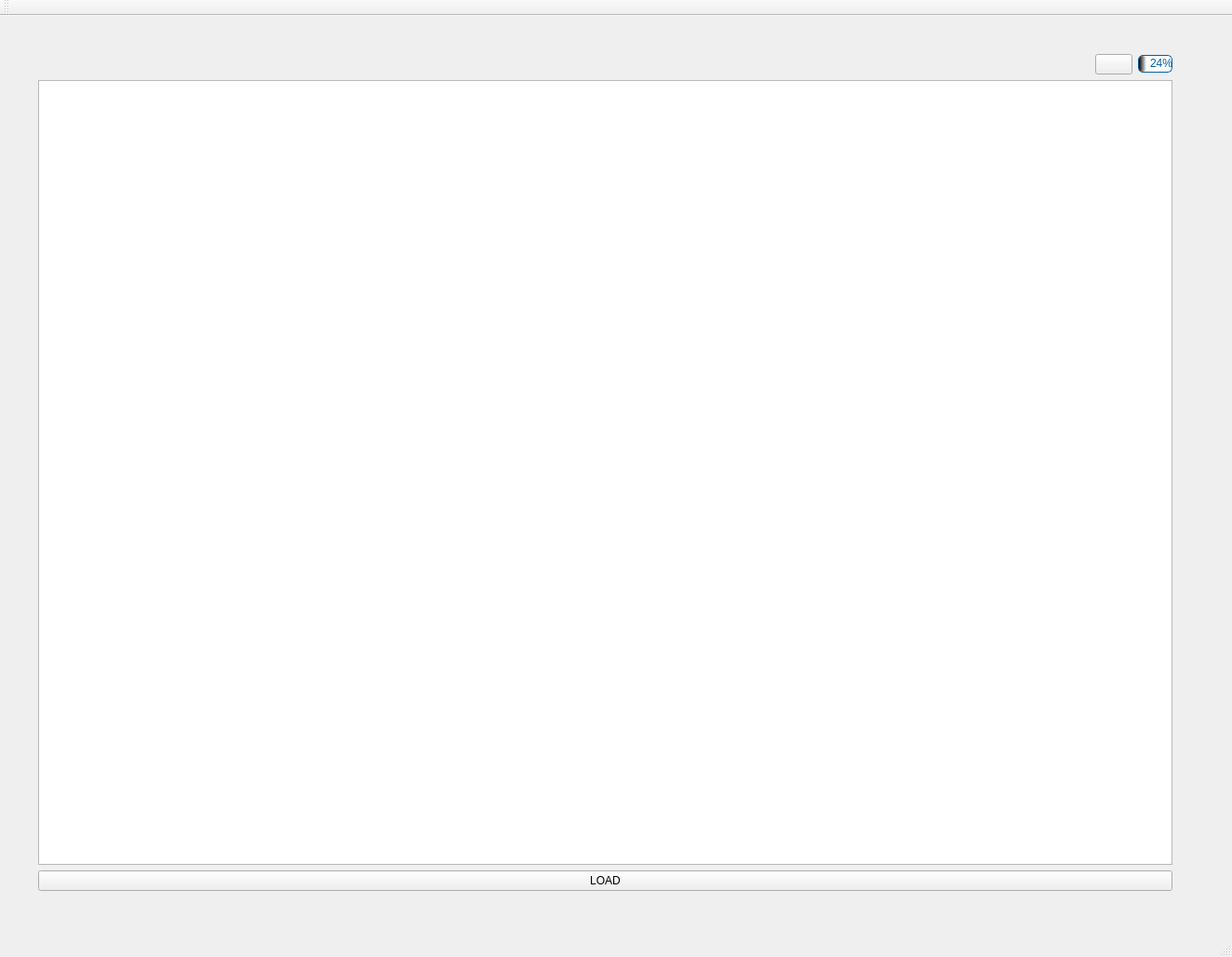
<?xml version="1.0" encoding="UTF-8"?>
<ui version="4.0">
 <class>MainWindow</class>
 <widget class="QMainWindow" name="MainWindow">
  <property name="geometry">
   <rect>
    <x>0</x>
    <y>0</y>
    <width>1324</width>
    <height>1028</height>
   </rect>
  </property>
  <property name="windowTitle">
   <string>MainWindow</string>
  </property>
  <widget class="QWidget" name="centralWidget">
   <widget class="QWidget" name="layoutWidget">
    <property name="geometry">
     <rect>
      <x>30</x>
      <y>30</y>
      <width>1241</width>
      <height>921</height>
     </rect>
    </property>
    <layout class="QVBoxLayout" name="verticalLayout">
     <item>
      <layout class="QHBoxLayout" name="horizontalLayout_2"/>
     </item>
     <item>
      <layout class="QHBoxLayout" name="horizontalLayout">
       <item>
        <spacer name="horizontalSpacer_2">
         <property name="orientation">
          <enum>Qt::Horizontal</enum>
         </property>
         <property name="sizeType">
          <enum>QSizePolicy::MinimumExpanding</enum>
         </property>
         <property name="sizeHint" stdset="0">
          <size>
           <width>40</width>
           <height>20</height>
          </size>
         </property>
        </spacer>
       </item>
       <item>
        <widget class="QPushButton" name="Icon_PB">
         <property name="text">
          <string/>
         </property>
        </widget>
       </item>
       <item>
        <widget class="QProgressBar" name="progressBar">
         <property name="sizePolicy">
          <sizepolicy hsizetype="Maximum" vsizetype="Fixed">
           <horstretch>0</horstretch>
           <verstretch>0</verstretch>
          </sizepolicy>
         </property>
         <property name="styleSheet">
          <string notr="true">QProgressBar
{
width: 35px;
height:17px;
radius:7px;
border: solid rgb(0,93,168);
 background: qlineargradient(
       x1:0, y1:0, x2:0, y2:1,
       stop:0 #f9f9f9,
       stop: 0.5 #c6c6c6,
       stop: 0.6 #dfdfdf,
       stop:1 #f9f9f9 );
  border-style: solid;
  border-width: 1px;
  border-radius: 5px;
  color: rgb(0, 93, 168);
text-align: right;
margin-right: 9ex;
}
QProgressBar::chunk:horizontal {
background: qlineargradient(x1: 0, y1: 0.5, x2: 1, y2: 0.5, stop: 0 rgb(0,0,0), stop: 1 white);
 border-radius: 4px;
;
} </string>
         </property>
         <property name="value">
          <number>24</number>
         </property>
        </widget>
       </item>
      </layout>
     </item>
     <item>
      <widget class="QGraphicsView" name="graphicsView"/>
     </item>
     <item>
      <widget class="QPushButton" name="Load_PB">
       <property name="text">
        <string>LOAD</string>
       </property>
      </widget>
     </item>
    </layout>
   </widget>
  </widget>
  <widget class="QMenuBar" name="menuBar">
   <property name="geometry">
    <rect>
     <x>0</x>
     <y>0</y>
     <width>1324</width>
     <height>21</height>
    </rect>
   </property>
  </widget>
  <widget class="QToolBar" name="mainToolBar">
   <attribute name="toolBarArea">
    <enum>TopToolBarArea</enum>
   </attribute>
   <attribute name="toolBarBreak">
    <bool>false</bool>
   </attribute>
  </widget>
  <widget class="QStatusBar" name="statusBar"/>
 </widget>
 <layoutdefault spacing="6" margin="11"/>
 <resources/>
 <connections/>
</ui>
